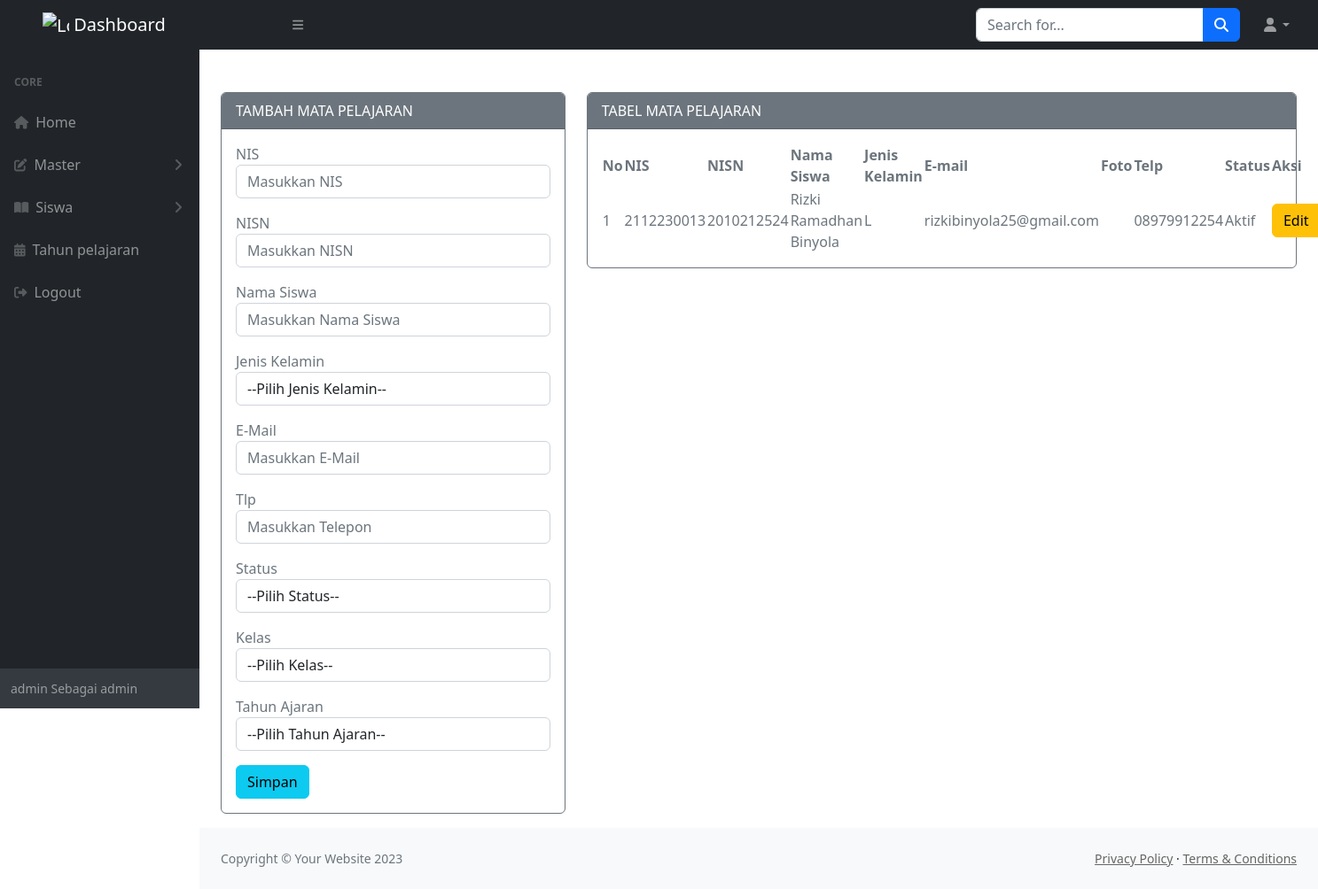
Before: /admin/media.php?module=siswa (signed in) with the older database file.
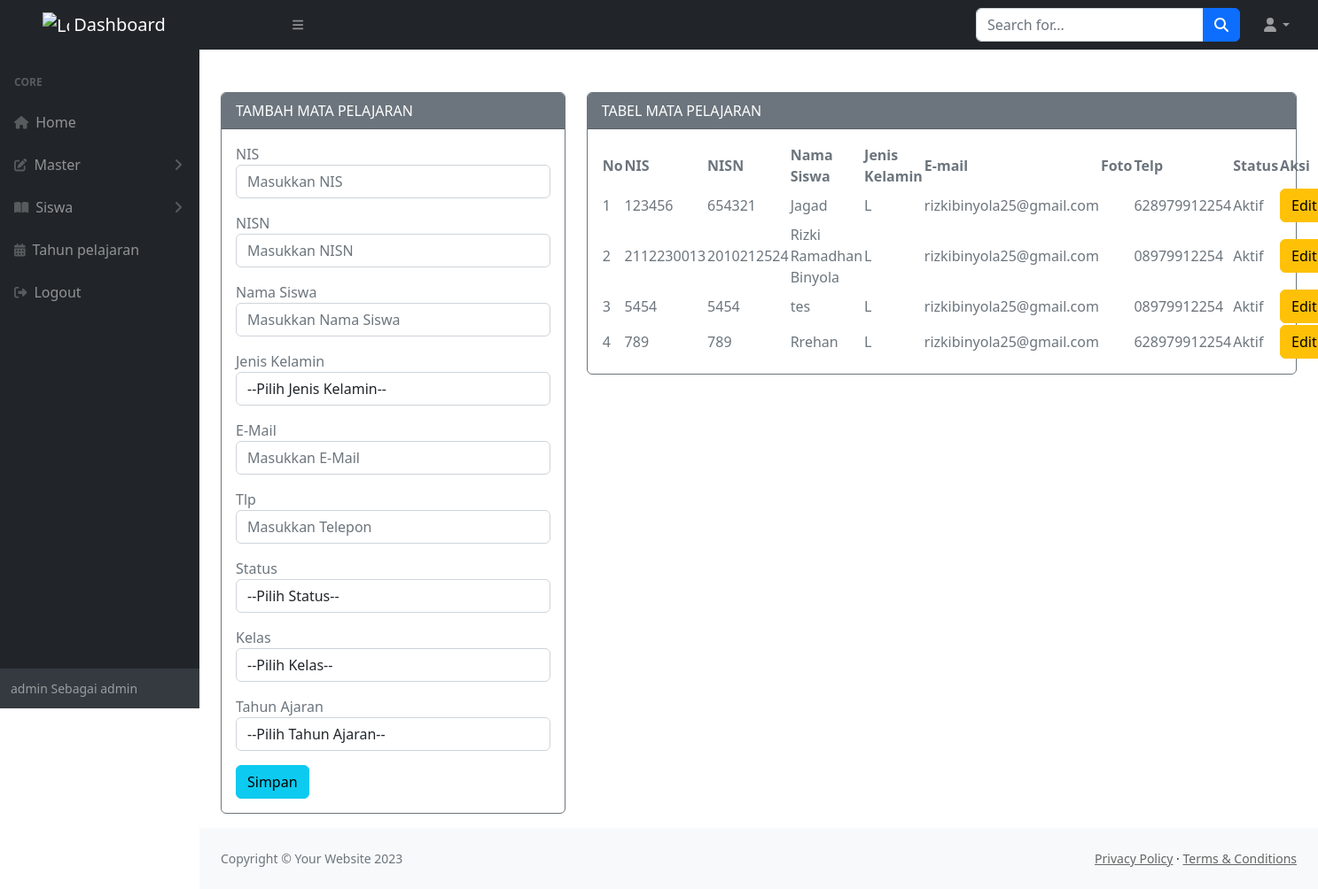
After: the same page with the newer database file.
### tables this page shows
CREATE TABLE `siswa` (
  `nis` varchar(10) NOT NULL,
  `nisn` varchar(10) NOT NULL DEFAULT '-',
  `nama` varchar(100) NOT NULL,
  `kelamin` varchar(10) NOT NULL,
  `email` varchar(50) NOT NULL DEFAULT '-',
  `foto` varchar(100) NOT NULL DEFAULT 'default.jpg',
  `telp` varchar(20) NOT NULL DEFAULT '-',
  `status` varchar(10) NOT NULL DEFAULT 'Aktif'
);

### admin/modul/mod_siswa/siswa_v.php (the view, shortened to what the changed rows need)
<?php
include "../koneksi/koneksi.php";
if (empty($_SESSION['username']) and empty($_SESSION['passuser']) and $_SESSION['login'] == 0) {
  echo "<script>alert('Kembalilah Kejalan yg benar!!!'); window.location = '../../index.php';</script>";
} else {
?>
  <div class="container mt-5">
    <div class="content-wrapper">
      <div class="container">
        <div class="row">
          <div class="col-md-8 col-sm-8 col-xs-12">
            <div class="card border-secondary mb-3">
              <div class="card-body text-secondary">
                <table id="datatablesSimple">
                  <thead>
                    <tr>
                      <th>No</th>
                      <th>NIS</th>
                      <th>NISN</th>
                      <th>Nama Siswa</th>
                      <th>Jenis Kelamin</th>
                      <th>E-mail</th>
                      <th>Foto</th>
                      <th>Telp</th>
                      <th>Status</th>
                      <th>Aksi</th>
                    </tr>
                  </thead>
                  <tbody>
                    <tr>
                      <?php $no = 1; ?>
                      <?php if ($query = $connect->query("SELECT * FROM siswa")) : ?>
                        <?php while ($row = $query->fetch_assoc()) : ?>
                          <td><?= $no++; ?></td>
                          <td><?= $row['nis'] ?></td>
                          <td><?= $row['nisn'] ?></td>
                          <td><?= $row['nama'] ?></td>
                          <td><?= $row['kelamin'] ?></td>
                          <td><?= $row['email'] ?></td>
                          <td><?= $row['foto'] ?></td>
                          <td><?= $row['telp'] ?></td>
                          <td><?= $row['status'] ?></td>
                          <td class="hidden-print">
                            <div class="btn-group">
                              <a href="?module=siswa&action=update&key=<?= $row['nis'] ?>" class="btn btn-warning btn-xs">Edit</a>
                            </div>
                          </td>
                    </tr>
                  <?php endwhile ?>
                <?php endif ?>
                  </tbody>
                </table>
              </div>
            </div>
          </div>
        </div>
      </div>
    </div>
  </div>
<?php } ?>

Changed rows visible on the page:
added siswa: nis "123456", nisn "654321", nama "Jagad", kelamin "L", email "rizkibinyola25@gmail.com", telp "628979912254", status "Aktif"
added siswa: nis "5454", nisn "5454", nama "tes", kelamin "L", email "rizkibinyola25@gmail.com", telp "08979912254", status "Aktif"
added siswa: nis "789", nisn "789", nama "Rrehan", kelamin "L", email "rizkibinyola25@gmail.com", telp "628979912254", status "Aktif"
